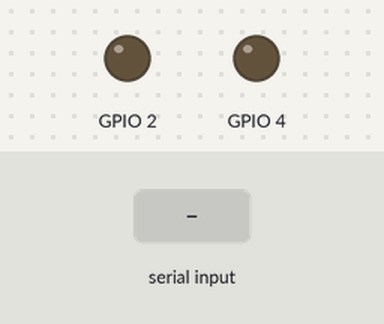
Bench run of a sketch on a simulated ESP32. Parts: output pins drawn as LEDs (lit = HIGH). The test bench sets the inputs (shaded band). Nothing arrives over Bluetooth unless stated; what the sketch prints to the serial monitor is not drawn.

Above: at 1.2 s.
1.3 s: "r\n" received over the second serial link
At 1.7 s:
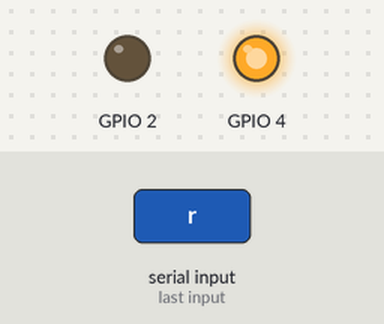
3.8 s: "b\n" received over the second serial link
At 4.6 s:
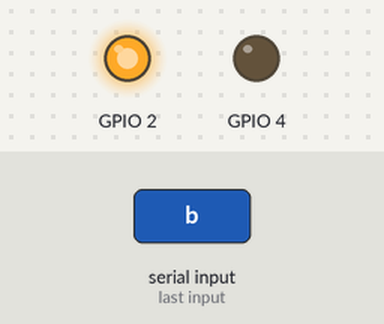
Timing chart, 0 to 6.8 s (numbered marks = the images above; inputs shaded):
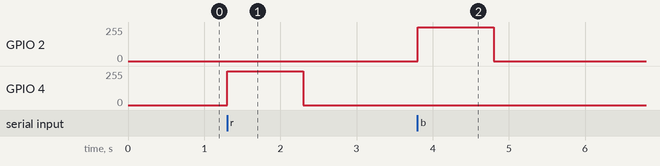

The sketch:

car.ino
```cpp
int speed123 = 254;
String chars;
#include "BluetoothSerial.h"
BluetoothSerial SerialBT;

void setup() {

  Serial.begin(9600);
  ledcAttachPin(4, 0);
  ledcSetup(0, 4000, 8);
  ledcAttachPin(2, 1);
  ledcSetup(1, 4000, 8);
  Serial.setTimeout(5000);
  SerialBT.begin("ESP32test"); //Bluetooth device name
  Serial.println("The device started, now you can pair it with bluetooth!");
}

void stop() {
  SerialBT.println("STOP!");
  ledcWrite(0, 0);
  ledcWrite(1, 0);
  return;
}

void loop() {
  if (SerialBT.available()) {
    String order = SerialBT.readStringUntil('\n');
    SerialBT.println(speed123);
    switch(order[0]) {
      case 'r':
        SerialBT.println("Reverse!");
        ledcWrite(0, speed123);
        ledcWrite(1, 0);
        delay(1000);
        stop();
        break;
      case 'b':
        SerialBT.println("Begin!");
        ledcWrite(0, 0);
        ledcWrite(1, speed123);
        delay(1000);
        stop();
        break;
      case '1':
          speed123 = 254;
          break;
      case '2':
          speed123 = 200;
          break;
      case '3':
          speed123 = 150;
          break;
      default:
        break;
    }
  }

}
```

Measured:
- after the input at 1.3 s, GPIO 4: 0/255 → 253/255 at once, → 0/255 1.0 s later
- after the input at 3.8 s, GPIO 2: 0/255 → 253/255 at once, → 0/255 1.0 s later
